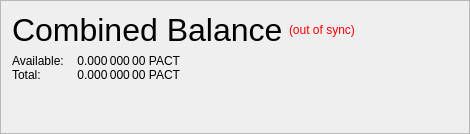
                   <widget class="QFrame" name="frame_CombinedBalances">
                    <property name="minimumSize">
                     <size>
                      <width>470</width>
                      <height>0</height>
                     </size>
                    </property>
                    <property name="frameShape">
                     <enum>QFrame::StyledPanel</enum>
                    </property>
                    <property name="frameShadow">
                     <enum>QFrame::Raised</enum>
                    </property>
                    <layout class="QVBoxLayout" name="verticalLayout_5">
                     <property name="spacing">
                      <number>6</number>
                     </property>
                     <property name="sizeConstraint">
                      <enum>QLayout::SetNoConstraint</enum>
                     </property>
                     <item>
                      <layout class="QHBoxLayout" name="horizontalLayout_5" stretch="0,0,0">
                       <item>
                        <widget class="QLabel" name="label_5z">
                         <property name="minimumSize">
                          <size>
                           <width>0</width>
                           <height>20</height>
                          </size>
                         </property>
                         <property name="font">
                          <font>
                           <pointsize>24</pointsize>
                           <weight>50</weight>
                           <bold>false</bold>
                          </font>
                         </property>
                         <property name="toolTip">
                          <string>Combined Balance (including unconfirmed and immature coins)</string>
                         </property>
                         <property name="text">
                          <string>Combined Balance</string>
                         </property>
                        </widget>
                       </item>
                       <item>
                        <widget class="QLabel" name="labelWalletStatus">
                         <property name="cursor">
                          <cursorShape>WhatsThisCursor</cursorShape>
                         </property>
                         <property name="toolTip">
                          <string>The displayed information may be out of date. Your wallet automatically synchronizes with the PACT network after a connection is established, but this process has not completed yet.</string>
                         </property>
                         <property name="styleSheet">
                          <string notr="true">QLabel { color: red; }</string>
                         </property>
                         <property name="text">
                          <string notr="true">(out of sync)</string>
                         </property>
                         <property name="alignment">
                          <set>Qt::AlignLeading|Qt::AlignLeft|Qt::AlignVCenter</set>
                         </property>
                        </widget>
                       </item>
                       <item>
                        <spacer name="horizontalSpacer_1">
                         <property name="orientation">
                          <enum>Qt::Horizontal</enum>
                         </property>
                         <property name="sizeHint" stdset="0">
                          <size>
                           <width>40</width>
                           <height>20</height>
                          </size>
                         </property>
                        </spacer>
                       </item>
                      </layout>
                     </item>
                     <item>
                      <layout class="QGridLayout" name="gridLayout_3">
                       <property name="horizontalSpacing">
                        <number>12</number>
                       </property>
                       <property name="verticalSpacing">
                        <number>0</number>
                       </property>
                       <item row="1" column="0">
                        <widget class="QLabel" name="labelBalanceTextz">
                         <property name="text">
                          <string>Available:</string>
                         </property>
                        </widget>
                       </item>
                       <item row="1" column="1">
                        <widget class="QLabel" name="labelBalancez">
                         <property name="font">
                          <font>
                           <weight>50</weight>
                           <bold>false</bold>
                          </font>
                         </property>
                         <property name="cursor">
                          <cursorShape>IBeamCursor</cursorShape>
                         </property>
                         <property name="toolTip">
                          <string>Your current spendable balance</string>
                         </property>
                         <property name="text">
                          <string notr="true">0.000 000 00 PACT</string>
                         </property>
                         <property name="alignment">
                          <set>Qt::AlignRight|Qt::AlignTrailing|Qt::AlignVCenter</set>
                         </property>
                         <property name="textInteractionFlags">
                          <set>Qt::LinksAccessibleByMouse|Qt::TextSelectableByKeyboard|Qt::TextSelectableByMouse</set>
                         </property>
                        </widget>
                       </item>
                       <item row="2" column="0">
                        <widget class="QLabel" name="labelTotalTextz">
                         <property name="text">
                          <string>Total:</string>
                         </property>
                        </widget>
                       </item>
                       <item row="2" column="1">
                        <widget class="QLabel" name="labelTotalz">
                         <property name="font">
                          <font>
                           <weight>50</weight>
                           <bold>false</bold>
                          </font>
                         </property>
                         <property name="cursor">
                          <cursorShape>IBeamCursor</cursorShape>
                         </property>
                         <property name="toolTip">
                          <string>Total Balance, including all unavailable coins.</string>
                         </property>
                         <property name="text">
                          <string notr="true">0.000 000 00 PACT</string>
                         </property>
                         <property name="alignment">
                          <set>Qt::AlignRight|Qt::AlignTrailing|Qt::AlignVCenter</set>
                         </property>
                         <property name="textInteractionFlags">
                          <set>Qt::LinksAccessibleByMouse|Qt::TextSelectableByKeyboard|Qt::TextSelectableByMouse</set>
                         </property>
                        </widget>
                       </item>
                       <item row="2" column="3">
                        <spacer name="horizontalSpacer_2">
                         <property name="orientation">
                          <enum>Qt::Horizontal</enum>
                         </property>
                         <property name="sizeHint" stdset="0">
                          <size>
                           <width>40</width>
                           <height>0</height>
                          </size>
                         </property>
                        </spacer>
                       </item>
                      </layout>
                     </item>
                     <item>
                      <spacer name="verticalSpacer_1">
                       <property name="orientation">
                        <enum>Qt::Vertical</enum>
                       </property>
                       <property name="sizeHint" stdset="0">
                        <size>
                         <width>20</width>
                         <height>40</height>
                        </size>
                       </property>
                      </spacer>
                     </item>
                    </layout>
                   </widget>
